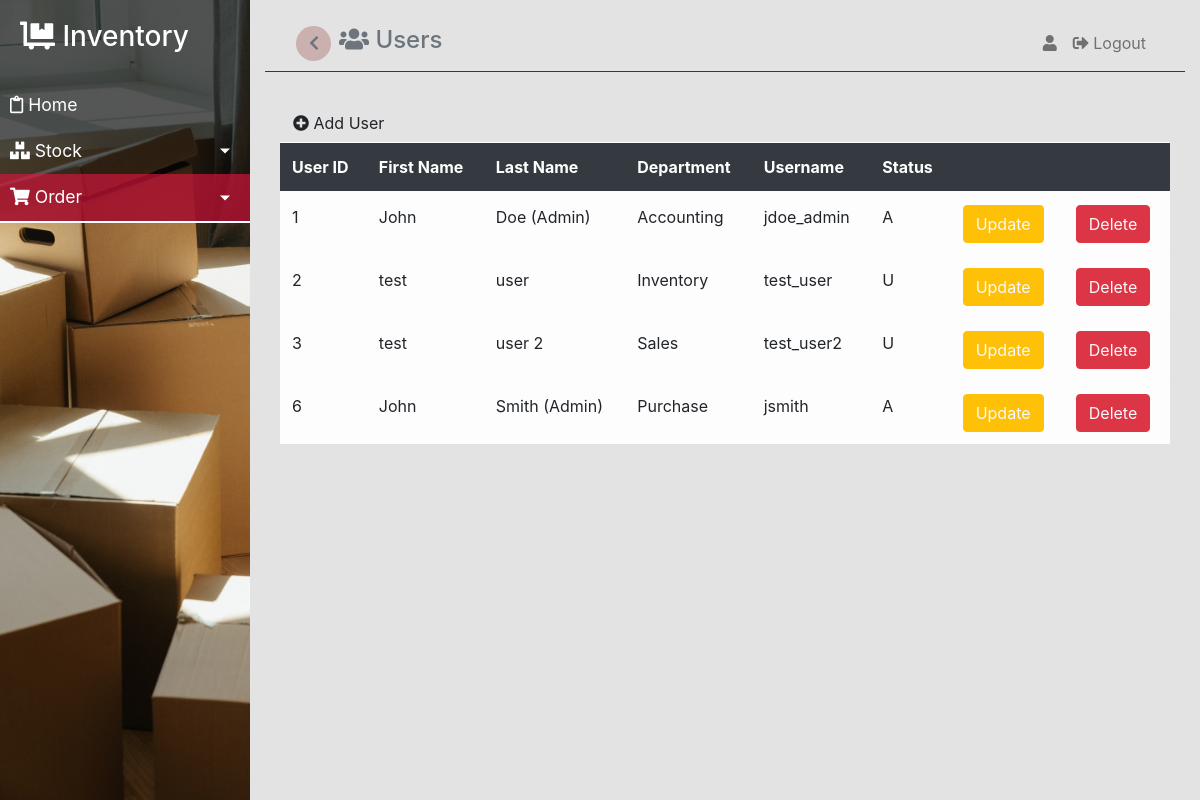
The page /users.php on the database its author committed.
### tables this page shows
CREATE TABLE `users` (
  `user_id` int(11) NOT NULL,
  `first_name` varchar(255) NOT NULL,
  `last_name` varchar(255) NOT NULL,
  `department` varchar(255) NOT NULL,
  `login_id` int(11) NOT NULL
);

### classes/Config.php (called while the page is built, shortened)
<?php
class Config
{
    private $servername ='us-cdbr-east-04.cleardb.com';
    private $username = 'bbca1315152850';
    private $password = 'aa48e207';
    private $db_name = 'heroku_7bcd1e58d86e369';
    public function __construct()
    {
        $this->conn = new mysqli($this->servername,$this->username,$this->password,$this->db_name);
        return $this->conn;
    }
}
?>

### datafile.php (called while the page is built, shortened)
<?php
  include 'classes/System_app.php';
  $system_app = new System_app;
?>

### users.php (the view, shortened to what this page needs)
<?php
	include 'datafile.php';
	$userList = $system_app->getUser();
?>
<!doctype html>
<html lang="en">
  <head>
    <link rel="stylesheet" href="https://stackpath.bootstrapcdn.com/bootstrap/4.3.1/css/bootstrap.min.css">
    <link rel="stylesheet" href="https://cdnjs.cloudflare.com/ajax/libs/font-awesome/5.15.3/css/all.min.css" />
		<link rel="stylesheet" href="css/nav.css">
  </head>
  <body>
		<div class="wrapper">
			<div>
			</div>
			<div class="" id="content">
				<nav class="navbar navbar-expand-lg navbar-transparent nabvar-absolute fixed-top navbar-light border-bottom border-dark border-2">
          <div class="container-fluid">
            <div class="nabvar-wrapper">
              <div class="navbar-minimize d-flex align-item-center">
                <button type="button" id="sidebarCollapse" class="navbar-btn btn-fab btn-round mr-2">
                  <i class="fas fa-chevron-right text-muted"></i>
                </button>
                <span class="align-center">
                  <a href="users.php" class="text-decoration-none text-muted h4 text-center"><i class="fas fa-users"></i> Users</a>
                </span>
              </div>
            </div>
            <div class="collapse navbar-collapse" id="menu">
              <ul class="navbar-nav ml-auto">
                  <li class="nav-item">
										<a href="profile.php?id=<?php echo $_SESSION['login_id'];?>" class="nav-link"><i class="fas fa-user"></i> <?php echo $_SESSION['firstname']." ".$_SESSION['lastname'];?></a>
                  </li>
                  <li class="nav-item">
                    <a href="logout.php" class="nav-link"><i class="fas fa-sign-out-alt"></i> Logout</a>
                  </li>
                </ul>
            </div>
          </div>
        </nav>
				<div class="container">
					<div class="row mt-3">
						<div class="col">
							<a href="" class="btn btn-muted float-end" data-toggle="modal" data-target="#addUser"><i class="fas fa-plus-circle"></i> Add User</a>
						</div>
					</div>
					<table class="table table-hover table-light">
						<thead class="table-dark">
							<tr>
								<th>User ID</th>
								<th>First Name</th>
								<th>Last Name</th>
								<th>Department</th>
								<th>Username</th>
								<th>Status</th>
								<th></th>
								<th></th>
							</tr>
						</thead>
						<tbody>
							<?php foreach((array)$userList as $row)
								{
								if($row["login_id"]==""){?>
								<tr>
									<td class="text-center bg-light"colspan=5>No data.</td>
								</tr>
								<?php }else{?>
								<tr>
									<td><?php echo $row['login_id']; ?></td>
									<td><?php echo $row['first_name']; ?></td>
									<td><?php echo $row['last_name']; ?></td>
									<td><?php echo $row['department']; ?></td>
									<td><?php echo $row['username']; ?></td>
									<td><?php echo $row['status']; ?></td>
									<td><a href="profile.php?id=<?php echo $row['login_id'];?>" class="btn btn-warning text-light float-end">Update</a>
									</td>
									<td><a href="" class="btn btn-danger text-light float-end" data-toggle="modal" data-target="#deleteCategory<?php echo $row['category_id'];?>">Delete</a>
									</td>
								</tr>
							<?php }}?>
						</tbody>
					</table>
    		</div>
			</div>
		</div>
  </body>
</html>

### css/nav.css (style rules this page uses)
#sidebarCollapse { width: 35px; height: 35px; background: rgb(188 143 143 / 60%); border: none; border-radius: 50%; }
#sidebarCollapse i { transform: rotate(180deg); border-radius: 50%; }
.wrapper { display: flex; align-items: stretch; perspective: 1500px; }
#content { width: 100%; padding: 15px; min-height: 100vh; transition: all 0.3s; background: rgb(192 192 192 / 45%); }
.navbar { display: flex; flex-wrap: wrap; align-items: center; justify-content: space-between; padding: navbar-padding-y navbar-padding-x; position: -webkit-sticky; position: sticky; top: 5px; z-index: 99; }

### rows shown on the page
users: login "1", first_name "John", last_name "Doe (Admin)", department "Accounting", login.username "jdoe_admin", login.status "A"
users: login "2", first_name "test", last_name "user", department "Inventory", login.username "test_user", login.status "U"
users: login "3", first_name "test", last_name "user 2", department "Sales", login.username "test_user2", login.status "U"
users: login "6", first_name "John", last_name "Smith (Admin)", department "Purchase", login.username "jsmith", login.status "A"
